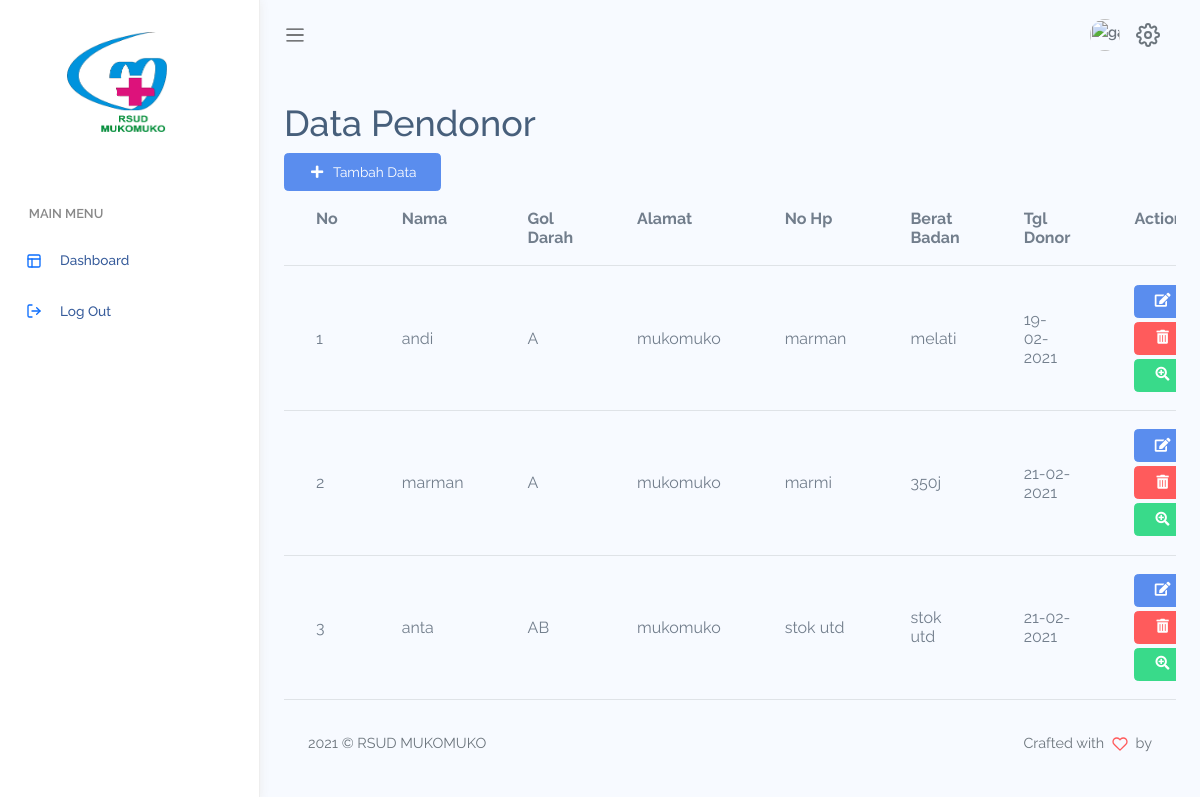
The app's page /index.php/dashboard/tambah_data_pendonor with its own data.
### tables this page shows
CREATE TABLE `data_donor` (
  `id` int(11) NOT NULL,
  `nama_pendonor` varchar(100) NOT NULL,
  `nama_pasien` varchar(100) NOT NULL,
  `ruang_pasien` varchar(25) NOT NULL,
  `gol_darah` varchar(10) NOT NULL,
  `alamat_pendonor` varchar(225) NOT NULL,
  `agama` varchar(100) NOT NULL,
  `no_tali` varchar(100) NOT NULL,
  `pekerjaan` varchar(225) NOT NULL,
  `jenis_kelamin` varchar(20) NOT NULL,
  `bb_tensi` varchar(10) NOT NULL,
  `hb` varchar(10) NOT NULL,
  `hiv` varchar(10) NOT NULL,
  `hcv` varchar(10) NOT NULL,
  `hbsag` varchar(10) NOT NULL,
  `sypilis` varchar(10) NOT NULL,
  `tgl_donor` int(225) NOT NULL,
  `no_hp` int(15) NOT NULL,
  `petugas` varchar(100) NOT NULL
);

### application/controllers/Dashboard.php (called while the page is built, shortened)
<?php
class Dashboard extends CI_Controller
{
  public function __construct()
  {
    $this->load->model('m_master');
    $this->load->model('m_tambah');
    $this->load->library('pagination');
  }
  public function tambah_data_pendonor()
  {
    $data['user1'] = $this->m_master->dataAdmin()->row_array();
    $data['pendonor'] = $this->m_master->tampil_data()->result_array();
    $data['title'] = 'Tambah Data Pendonor';
    $this->load->view('template/sidebar', $data);
    $this->load->view('template/header', $data);
    $this->load->view('master/tambah_donor', $data);
    $this->load->view('template/footer', $data);
  }
}

### index.php (called while the page is built, shortened)
<?php
require_once BASEPATH.'core/CodeIgniter.php';

### application/models/m_master.php (called while the page is built, shortened)
<?php
class M_master extends CI_Model
{
  public function tampil_data()
  {
    return $this->db->get('data_donor');
  }
}

### application/views/master/tambah_donor.php (the view, shortened to what this page needs)
<div class="main-content container-fluid">
  <div class="content-wrapper">
    <section class="content-header">
      <h1>
        Data Pendonor
      </h1>
    </section>
    <section class="content">
      <a href="<?= base_url('dashboard/tambahPendonor') ?>" class="btn btn-primary"><i class="fa fa-plus mr-2"></i>Tambah Data</a>
      <div class="table-responsive">
        <table class="table">
          <tr>
            <th>No</th>
            <th>Nama</th>
            <th>Gol Darah</th>
            <th>Alamat</th>
            <th>No Hp</th>
            <th>Berat Badan</th>
            <th>Tgl Donor</th>
            <th>Action</th>
          </tr>
          <?php
          $no = 1;
          foreach ($pendonor as $data) : ?>
            <tr>
              <td><?= $no++ ?></td>
              <td><?= $data['nama_pendonor'] ?></td>
              <td><?= $data['gol_darah'] ?></td>
              <td><?= $data['alamat_pendonor'] ?></td>
              <td><?= $data['nama_pasien'] ?></td>
              <td><?= $data['ruang_pasien'] ?></td>
              <td><?= date('d-m-Y', $data['tgl_donor']); ?></td>
              <td>
                <a href="" data-toggle="modal" data-target="#exampleModalEditDataPendonor<?= $data['id']; ?>" class="btn btn-sm btn-primary"><i class="fas fa-edit"></i></a>
                <br>
                <a href="<?= base_url('dashboard/hapusDataPendonor/') . $data['id']; ?>" onclick=" return confirm('Anda Yakin Inggin Hapus..?')" class="btn btn-sm btn-danger mt-1"><i class="fas fa-trash-alt"></i></a>
                <br>
                <a href="<?= base_url('dashboard/hapusDataPendonor/') . $data['id']; ?>" onclick=" return confirm('Anda Yakin Inggin Hapus..?')" class="btn btn-sm btn-success mt-1"><i class="fas fa-search-plus"></i></a>
              </td>
            </tr>
          <?php endforeach; ?>
        </table>
      </div>
    </section>

### assets/assets/css/app.css (style rules this page uses)
* { font-family: "Raleway"; }
#main .main-content { padding: 2rem 1.5rem; }
a { text-decoration: none; outline: 0; }
svg.feather, i { font-size: 14px; height: 1rem; }
.btn i, .btn svg { width: 16px; height: 16px; }
.btn.btn-primary { color: #fff; }
.btn.btn-success { color: #fff; }
.btn.btn-danger { color: #fff; }
.table td, .dataTable-table td, .table thead th, .dataTable-table thead th { vertical-align: middle; }

### records on screen
data_donor: nama_pendonor "andi", gol_darah "A", alamat_pendonor "mukomuko", nama_pasien "marman", ruang_pasien "melati", tgl_donor "19-02-2021"
data_donor: nama_pendonor "marman", gol_darah "A", alamat_pendonor "mukomuko", nama_pasien "marmi", ruang_pasien "350j", tgl_donor "21-02-2021"
data_donor: nama_pendonor "anta", gol_darah "AB", alamat_pendonor "mukomuko", nama_pasien "stok utd", ruang_pasien "stok utd", tgl_donor "21-02-2021"
